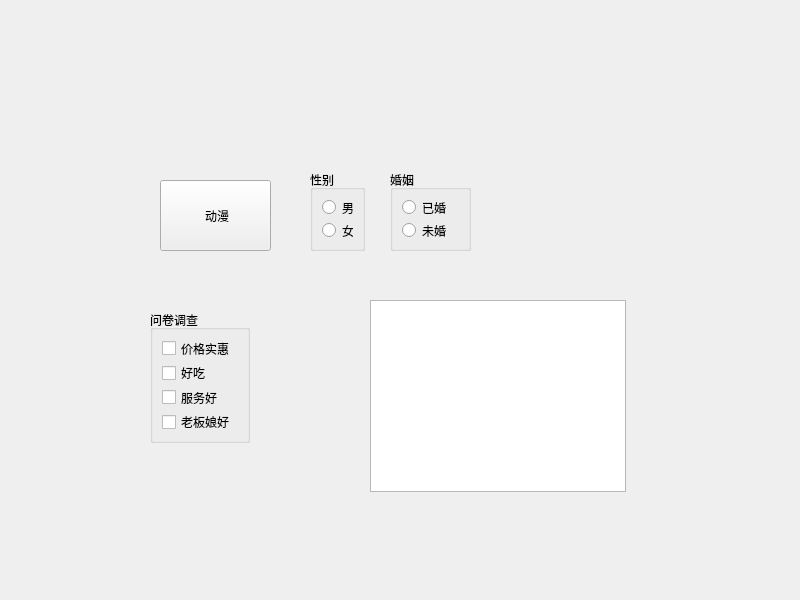
<?xml version="1.0" encoding="UTF-8"?>
<ui version="4.0">
 <class>MainWindow</class>
 <widget class="QMainWindow" name="MainWindow">
  <property name="geometry">
   <rect>
    <x>0</x>
    <y>0</y>
    <width>800</width>
    <height>600</height>
   </rect>
  </property>
  <property name="windowTitle">
   <string>MainWindow</string>
  </property>
  <widget class="QWidget" name="centralwidget">
   <widget class="QToolButton" name="toolButton">
    <property name="geometry">
     <rect>
      <x>160</x>
      <y>180</y>
      <width>111</width>
      <height>71</height>
     </rect>
    </property>
    <property name="text">
     <string> 动漫</string>
    </property>
    <property name="icon">
     <iconset resource="res.qrc">
      <normaloff>:/Image/7.jpg</normaloff>:/Image/7.jpg</iconset>
    </property>
    <property name="iconSize">
     <size>
      <width>64</width>
      <height>64</height>
     </size>
    </property>
    <property name="autoRepeatDelay">
     <number>300</number>
    </property>
    <property name="toolButtonStyle">
     <enum>Qt::ToolButtonTextBesideIcon</enum>
    </property>
   </widget>
   <widget class="QGroupBox" name="groupBox">
    <property name="geometry">
     <rect>
      <x>310</x>
      <y>170</y>
      <width>55</width>
      <height>81</height>
     </rect>
    </property>
    <property name="title">
     <string>性别</string>
    </property>
    <layout class="QVBoxLayout" name="verticalLayout">
     <item>
      <widget class="QRadioButton" name="radioButton_man">
       <property name="text">
        <string>男</string>
       </property>
      </widget>
     </item>
     <item>
      <widget class="QRadioButton" name="radioButton_woman">
       <property name="text">
        <string>女</string>
       </property>
      </widget>
     </item>
    </layout>
   </widget>
   <widget class="QGroupBox" name="groupBox_2">
    <property name="geometry">
     <rect>
      <x>390</x>
      <y>170</y>
      <width>81</width>
      <height>81</height>
     </rect>
    </property>
    <property name="title">
     <string>婚姻</string>
    </property>
    <layout class="QVBoxLayout" name="verticalLayout_2">
     <item>
      <widget class="QRadioButton" name="radioButton_3">
       <property name="text">
        <string>已婚</string>
       </property>
      </widget>
     </item>
     <item>
      <widget class="QRadioButton" name="radioButton_4">
       <property name="text">
        <string>未婚</string>
       </property>
      </widget>
     </item>
    </layout>
   </widget>
   <widget class="QGroupBox" name="groupBox_3">
    <property name="geometry">
     <rect>
      <x>150</x>
      <y>310</y>
      <width>100</width>
      <height>133</height>
     </rect>
    </property>
    <property name="title">
     <string>问卷调查</string>
    </property>
    <layout class="QVBoxLayout" name="verticalLayout_3">
     <item>
      <widget class="QCheckBox" name="checkBox">
       <property name="text">
        <string>价格实惠</string>
       </property>
      </widget>
     </item>
     <item>
      <widget class="QCheckBox" name="checkBox_2">
       <property name="text">
        <string>好吃</string>
       </property>
      </widget>
     </item>
     <item>
      <widget class="QCheckBox" name="checkBox_3">
       <property name="text">
        <string>服务好</string>
       </property>
      </widget>
     </item>
     <item>
      <widget class="QCheckBox" name="checkBox_4">
       <property name="text">
        <string>老板娘好</string>
       </property>
       <property name="tristate">
        <bool>true</bool>
       </property>
      </widget>
     </item>
    </layout>
   </widget>
   <widget class="QListWidget" name="listWidget">
    <property name="geometry">
     <rect>
      <x>370</x>
      <y>300</y>
      <width>256</width>
      <height>192</height>
     </rect>
    </property>
   </widget>
  </widget>
 </widget>
 <resources>
  <include location="res.qrc"/>
 </resources>
 <connections/>
</ui>
